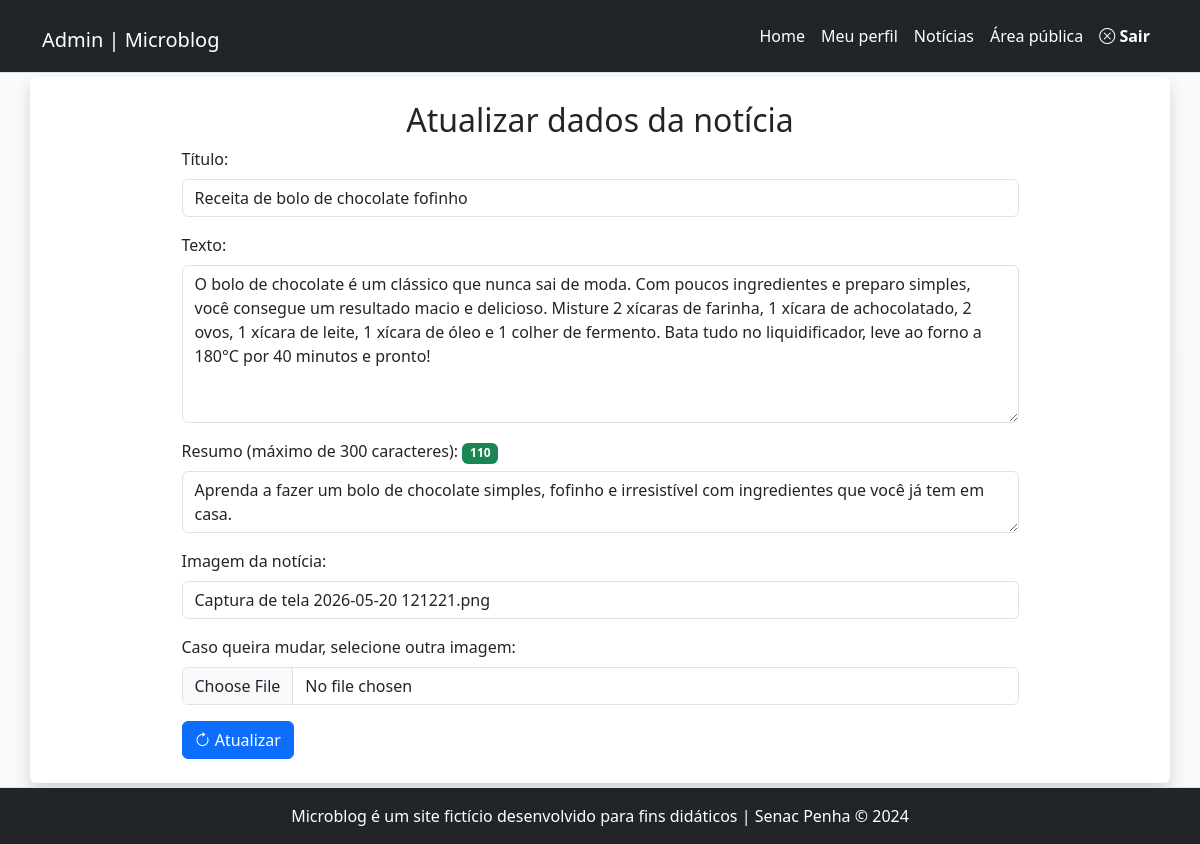
Screenshot of /admin/noticia-atualiza.php?id=4 (signed in) with the database file from the repository.
### tables this page shows
CREATE TABLE `noticias` (
  `id` int(11) NOT NULL,
  `data` datetime NOT NULL DEFAULT current_timestamp(),
  `titulo` varchar(150) NOT NULL,
  `texto` text NOT NULL,
  `resumo` text NOT NULL,
  `imagem` varchar(45) NOT NULL,
  `usuario_id` int(11) NOT NULL
);

### includes/funcoes-noticias.php (called while the page is built, shortened)
<?php
function lerUmaNoticia($conexao, $idNoticia, $idUsuario, $tipoUsuario)
{
    if ($tipoUsuario === 'admin') {
        $sql = "SELECT * FROM noticias WHERE id = $idNoticia";
    } else {
        $sql = "SELECT * FROM noticias WHERE id = $idNoticia AND usuario_id = $idUsuario";
    }
    $resultado = executarQuery($conexao, $sql);
    return mysqli_fetch_assoc($resultado);
}
function executarQuery($conexao, $sql)
{
    $consulta = mysqli_query($conexao, $sql) or die(mysqli_error($conexao));
    return $consulta;
}

### admin/noticia-atualiza.php (the view, shortened to what this page needs)
<?php
require "../includes/cabecalho-admin.php";
require "../includes/funcoes-noticias.php";
$idNoticia = $_GET['id'];
$idusuario = $_SESSION['id'];
$tipoUsuario = $_SESSION['tipo'];
$dadosDaNoticia = lerUmaNoticia(
    $conexao,
    $idNoticia,
    $idusuario,
    $tipoUsuario
);
?>
<div class="row">
    <article class="col-12 bg-white rounded shadow my-1 py-4">
        <h2 class="text-center">
            Atualizar dados da notícia
        </h2>
        <form enctype="multipart/form-data" autocomplete="off" class="mx-auto w-75" action="" method="post" id="form-atualizar" name="form-atualizar">
            <div class="mb-3">
                <label class="form-label" for="titulo">Título:</label>
                <input value="<?= $dadosDaNoticia['titulo'] ?>" class="form-control" required type="text" id="titulo" name="titulo">
            </div>
            <div class="mb-3">
                <label class="form-label" for="texto">Texto:</label>
                <textarea class="form-control" required name="texto" id="texto" cols="50" rows="6"><?= $dadosDaNoticia['texto'] ?></textarea>
            </div>
            <div class="mb-3">
                <label class="form-label" for="resumo">Resumo (máximo de 300 caracteres):</label>
                <span id="maximo" class="badge bg-danger">0</span>
                <textarea class="form-control" required name="resumo" id="resumo" cols="50" rows="2" maxlength="300"><?= $dadosDaNoticia['resumo'] ?></textarea>
            </div>
            <div class="mb-3">
                <label for="imagem-existente" class="form-label">Imagem da notícia:</label>
                <input value="<?= $dadosDaNoticia['imagem'] ?>" class="form-control" type="text" id="imagem-existente" name="imagem-existente" readonly>
            </div>
            <div class="mb-3">
                <label for="imagem" class="form-label">Caso queira mudar, selecione outra imagem:</label>
                <input class="form-control" type="file" id="imagem" name="imagem" accept="image/png, image/jpeg, image/gif, image/svg+xml">
            </div>
            <button class="btn btn-primary" name="atualizar"><i class="bi bi-arrow-clockwise"></i> Atualizar</button>
        </form>
    </article>
</div>
<?php
require "../includes/rodape-admin.php";
?>

### rows the page displays
noticias: titulo "Receita de bolo de chocolate fofinho", texto "O bolo de chocolate é um clássico que nunca sai de moda. Com poucos ingredientes e preparo simples, você consegue um resultado macio e delicioso. Misture 2 xícaras de farinha, 1 xícara de achocolatado, 2 ovos, 1 xícara de leite, 1 xícara de óleo e 1 colher de fermento. Bata tudo no liquidificador, leve ao forno a 180°C por 40 minutos e pronto!", resumo "Aprenda a fazer um bolo de chocolate simples, fofinho e irresistível com ingredientes que você já tem em casa.", imagem-existente "Captura de tela 2026-05-20 121221.png"
